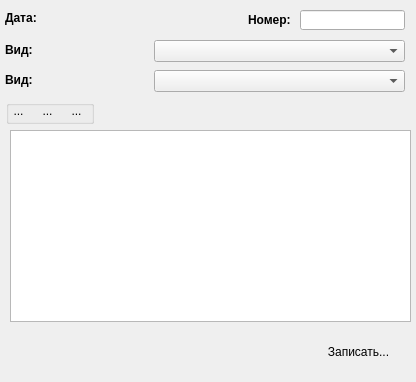
<?xml version="1.0" encoding="UTF-8"?>
<ui version="4.0">
 <class>frmDocument</class>
 <widget class="QWidget" name="frmDocument">
  <property name="windowModality">
   <enum>Qt::ApplicationModal</enum>
  </property>
  <property name="geometry">
   <rect>
    <x>0</x>
    <y>0</y>
    <width>416</width>
    <height>382</height>
   </rect>
  </property>
  <property name="windowTitle">
   <string>Приход на склад</string>
  </property>
  <widget class="QTableView" name="tableView">
   <property name="geometry">
    <rect>
     <x>10</x>
     <y>130</y>
     <width>401</width>
     <height>192</height>
    </rect>
   </property>
   <property name="selectionBehavior">
    <enum>QAbstractItemView::SelectRows</enum>
   </property>
  </widget>
  <widget class="QLabel" name="label_2">
   <property name="geometry">
    <rect>
     <x>248</x>
     <y>12</y>
     <width>51</width>
     <height>16</height>
    </rect>
   </property>
   <property name="font">
    <font>
     <pointsize>9</pointsize>
     <weight>75</weight>
     <bold>true</bold>
    </font>
   </property>
   <property name="text">
    <string>Номер:</string>
   </property>
  </widget>
  <widget class="QPushButton" name="ApplyBut">
   <property name="geometry">
    <rect>
     <x>307</x>
     <y>340</y>
     <width>103</width>
     <height>23</height>
    </rect>
   </property>
   <property name="text">
    <string>Записать...</string>
   </property>
   <property name="icon">
    <iconset resource="icons.qrc">
     <normaloff>:/res/icons/6.ico</normaloff>:/res/icons/6.ico</iconset>
   </property>
   <property name="checkable">
    <bool>false</bool>
   </property>
   <property name="autoDefault">
    <bool>false</bool>
   </property>
   <property name="default">
    <bool>true</bool>
   </property>
   <property name="flat">
    <bool>true</bool>
   </property>
  </widget>
  <widget class="QDateLineEdit" name="DateDoc">
   <property name="geometry">
    <rect>
     <x>63</x>
     <y>8</y>
     <width>105</width>
     <height>22</height>
    </rect>
   </property>
  </widget>
  <widget class="QLineEdit" name="Number">
   <property name="enabled">
    <bool>true</bool>
   </property>
   <property name="geometry">
    <rect>
     <x>300</x>
     <y>10</y>
     <width>105</width>
     <height>20</height>
    </rect>
   </property>
   <property name="font">
    <font>
     <weight>75</weight>
     <bold>true</bold>
    </font>
   </property>
   <property name="readOnly">
    <bool>true</bool>
   </property>
  </widget>
  <widget class="QLabel" name="label">
   <property name="geometry">
    <rect>
     <x>5</x>
     <y>10</y>
     <width>43</width>
     <height>16</height>
    </rect>
   </property>
   <property name="font">
    <font>
     <pointsize>9</pointsize>
     <weight>75</weight>
     <bold>true</bold>
    </font>
   </property>
   <property name="text">
    <string>Дата:</string>
   </property>
  </widget>
  <widget class="QGroupBox" name="groupBox">
   <property name="geometry">
    <rect>
     <x>6</x>
     <y>100</y>
     <width>88</width>
     <height>24</height>
    </rect>
   </property>
   <property name="layoutDirection">
    <enum>Qt::LeftToRight</enum>
   </property>
   <property name="autoFillBackground">
    <bool>false</bool>
   </property>
   <property name="title">
    <string/>
   </property>
   <property name="alignment">
    <set>Qt::AlignLeading|Qt::AlignLeft|Qt::AlignVCenter</set>
   </property>
   <property name="flat">
    <bool>false</bool>
   </property>
   <widget class="QToolButton" name="edit_button">
    <property name="geometry">
     <rect>
      <x>30</x>
      <y>0</y>
      <width>23</width>
      <height>22</height>
     </rect>
    </property>
    <property name="text">
     <string>...</string>
    </property>
    <property name="icon">
     <iconset resource="icons.qrc">
      <normaloff>:/res/icons/11.ico</normaloff>:/res/icons/11.ico</iconset>
    </property>
    <property name="autoRaise">
     <bool>true</bool>
    </property>
   </widget>
   <widget class="QToolButton" name="del_button">
    <property name="geometry">
     <rect>
      <x>59</x>
      <y>0</y>
      <width>23</width>
      <height>22</height>
     </rect>
    </property>
    <property name="text">
     <string>...</string>
    </property>
    <property name="icon">
     <iconset resource="icons.qrc">
      <normaloff>:/res/icons/5.ico</normaloff>:/res/icons/5.ico</iconset>
    </property>
    <property name="autoRaise">
     <bool>true</bool>
    </property>
   </widget>
   <widget class="QToolButton" name="add_button">
    <property name="geometry">
     <rect>
      <x>1</x>
      <y>0</y>
      <width>23</width>
      <height>22</height>
     </rect>
    </property>
    <property name="text">
     <string>...</string>
    </property>
    <property name="icon">
     <iconset resource="icons.qrc">
      <normaloff>:/res/icons/7.ico</normaloff>:/res/icons/7.ico</iconset>
    </property>
    <property name="autoRaise">
     <bool>true</bool>
    </property>
   </widget>
  </widget>
  <widget class="QComboBox" name="Group">
   <property name="geometry">
    <rect>
     <x>154</x>
     <y>40</y>
     <width>251</width>
     <height>22</height>
    </rect>
   </property>
   <property name="font">
    <font>
     <pointsize>9</pointsize>
     <weight>75</weight>
     <bold>true</bold>
    </font>
   </property>
   <property name="editable">
    <bool>false</bool>
   </property>
   <item>
    <property name="text">
     <string/>
    </property>
   </item>
  </widget>
  <widget class="QLabel" name="l_group">
   <property name="geometry">
    <rect>
     <x>5</x>
     <y>42</y>
     <width>131</width>
     <height>16</height>
    </rect>
   </property>
   <property name="font">
    <font>
     <pointsize>9</pointsize>
     <weight>75</weight>
     <bold>true</bold>
    </font>
   </property>
   <property name="text">
    <string>Вид:</string>
   </property>
  </widget>
  <widget class="QLabel" name="l_vid_zatrat">
   <property name="geometry">
    <rect>
     <x>5</x>
     <y>72</y>
     <width>131</width>
     <height>16</height>
    </rect>
   </property>
   <property name="font">
    <font>
     <pointsize>9</pointsize>
     <weight>75</weight>
     <bold>true</bold>
    </font>
   </property>
   <property name="text">
    <string>Вид:</string>
   </property>
  </widget>
  <widget class="QComboBox" name="vid_zatrat">
   <property name="geometry">
    <rect>
     <x>154</x>
     <y>70</y>
     <width>251</width>
     <height>22</height>
    </rect>
   </property>
   <property name="font">
    <font>
     <pointsize>9</pointsize>
     <weight>75</weight>
     <bold>true</bold>
    </font>
   </property>
   <property name="editable">
    <bool>false</bool>
   </property>
   <item>
    <property name="text">
     <string/>
    </property>
   </item>
  </widget>
 </widget>
 <customwidgets>
  <customwidget>
   <class>QDateLineEdit</class>
   <extends>QWidget</extends>
   <header>qdatelineedit.h</header>
  </customwidget>
 </customwidgets>
 <resources>
  <include location="icons.qrc"/>
 </resources>
 <connections/>
</ui>
